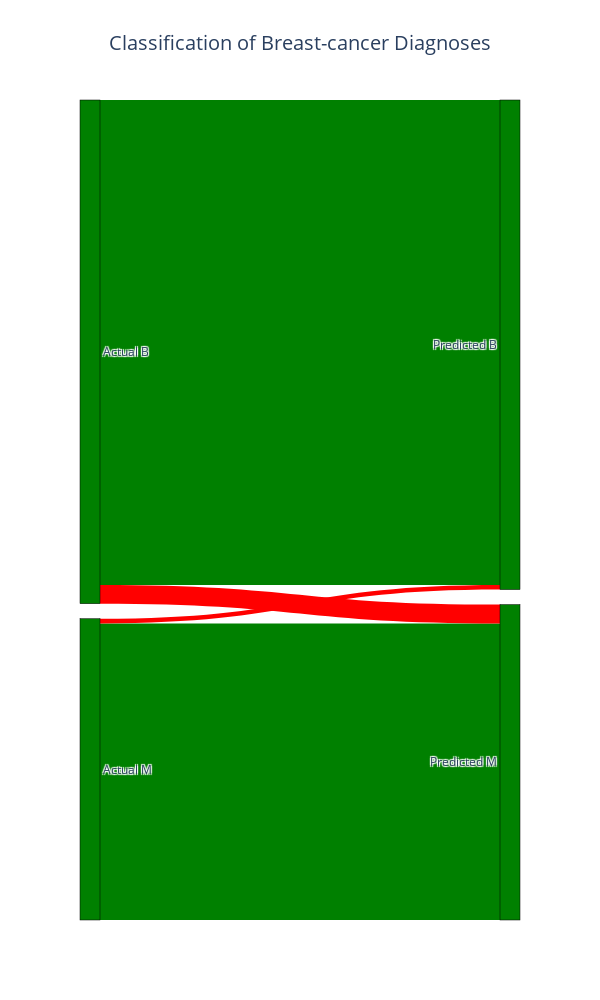

This figure's notebook cell:
### Code cell
# Assuming y_test and y_pred are already defined
# Calculate the confusion matrix
cm = confusion_matrix(y_test, y_pred)
cm_df = pd.DataFrame(cm, index=['B', 'M'], columns=['B', 'M'])

# Create a DataFrame for the alluvial plot
data = cm_df.reset_index().melt(id_vars='index')
data.columns = ['Reference', 'Prediction', 'Freq']
data['Misclassified'] = data['Prediction'] != data['Reference']

# Define the color map for links based on misclassification
color_map = {
    False: 'green',  # Green for correctly classified
    True: 'red'   # Red for misclassified
}

# Construct source, target, value, and color arrays for the Sankey diagram
source = []
target = []
value = []
link_colors = []

# Mapping indices for nodes
index_map = {'B': 1, 'M': 0, 'Predicted B': 3, 'Predicted M': 2}

for i, row in data.iterrows():
    source.append(index_map[row['Reference']])
    target.append(index_map['Predicted ' + row['Prediction']])
    value.append(row['Freq'])
    link_colors.append(color_map[row['Misclassified']])

# Create the Sankey diagram
fig = go.Figure(data=[go.Sankey(
    node=dict(
        pad=15,
        thickness=20,
        line=dict(color="black", width=0.5),
        label=["Actual B", "Actual M", "Predicted B", "Predicted M"],
        color=["green", "green", "green", "green"]
    ),
    link=dict(
        source=source,
        target=target,
        value=value,
        color=link_colors  # Apply conditional colors
    )
)])

fig.update_layout(
    title_text="Classification of Breast-cancer Diagnoses",
    title_font_size=20,
    title_x=0.5,  
    font_size=12,
    width=600,  
    height=1000   
)

fig.show()

### Figure 1 — Plotly figure (JSON) as saved in the notebook; plotly's stock layout.template omitted (floating-point values rounded to 4 significant figures)
{"data": [{"link": {"color": ["green", "red", "red", "green"], "source": [1, 0, 1, 0], "target": [3, 3, 2, 2], "value": [63, 4, 1, 103]}, "node": {"color": ["green", "green", "green", "green"], "label": ["Actual B", "Actual M", "Predicted B", "Predicted M"], "line": {"color": "black", "width": 0.5}, "pad": 15, "thickness": 20}, "type": "sankey"}], "layout": {"font": {"size": 12}, "height": 1000, "title": {"font": {"size": 20}, "text": "Classification of Breast-cancer Diagnoses", "x": 0.5}, "width": 600}}
